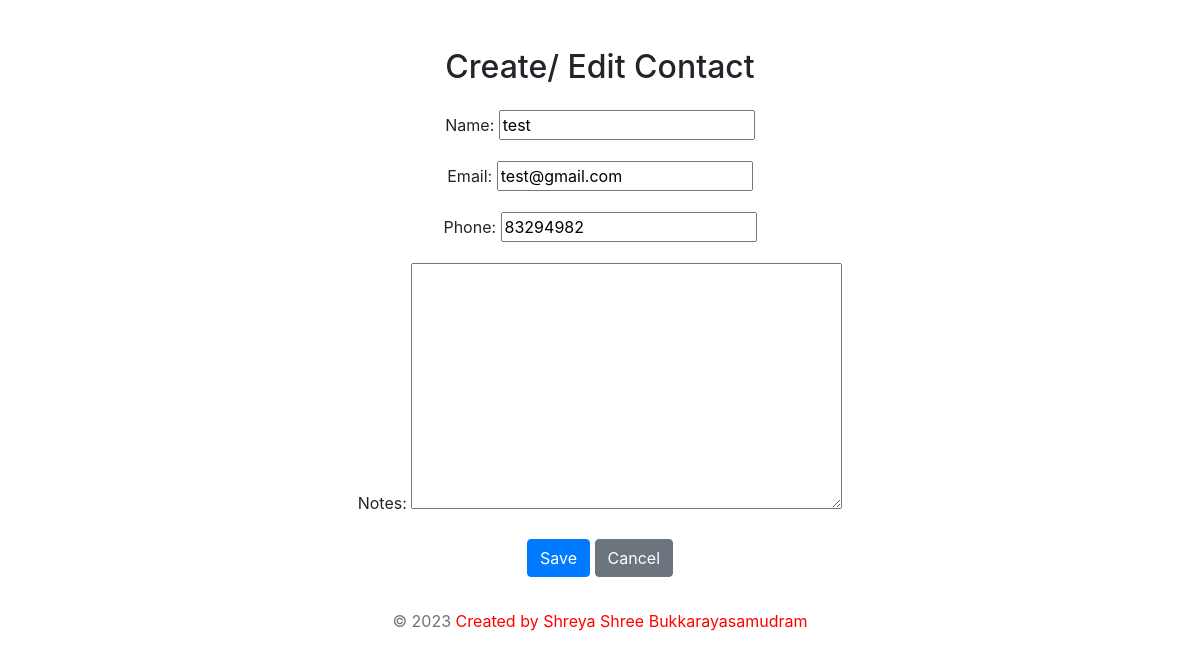
The page /contacts/contact/15/edit/ on the database its author committed.
### contacts/models.py (models this page shows, shortened)
class Contact(models.Model):
    name = models.CharField(max_length=100)
    email = models.EmailField()
    phone = models.CharField(max_length=20)
    address = models.TextField(blank=True, null=True)
    created_at = models.DateTimeField(auto_now_add=True)

### contacts/views.py (the view)
# urls.py: path('contact/<int:pk>/edit/', views.contact_update, name='contact_edit'),
def contact_update(request, pk):
    contact = get_object_or_404(Contact, pk=pk)
    if request.method == 'POST':
        form = ContactForm(request.POST, instance=contact)
        if form.is_valid():
            form.save()
            return redirect('contact_list')
    else:
        form = ContactForm(instance=contact)
    return render(request, 'contacts/contact_form.html', {'form': form})

### contacts/forms.py
class ContactForm(forms.ModelForm):
    class Meta:
        model = Contact
        fields = ['name', 'email', 'phone', 'address']
        labels = {
            'address': 'Notes',
        }

### contacts/templates/contacts/contact_form.html (shortened to what this page needs)
<!DOCTYPE html>
<html>
<head>
    <link href="https://stackpath.bootstrapcdn.com/bootstrap/4.3.1/css/bootstrap.min.css" rel="stylesheet">
</head>
<body>
    <div class="container">
        <div class="row justify-content-center">
            <div class="col-md-6">
                <h2 class="text-center mt-5">Create/ Edit Contact</h2>
                <form method="post" class="mt-4">
                    <div class="form-group text-center">
                        <label for="id_name">Name:</label>
                        {{ form.name }}
                    </div>
                    <div class="form-group text-center">
                        <label for="id_email">Email:</label>
                        {{ form.email }}
                    </div>
                    <div class="form-group text-center">
                        <label for="id_phone">Phone:</label>
                        {{ form.phone }}
                    </div>
                    <div class="form-group text-center">
                        <label for="id_address">Notes:</label>
                        {{ form.address }}
                    </div>
                    <div class="form-group text-center">
                        <button type="submit" class="btn btn-primary">Save</button>
                        <a href="{% url 'contact_list' %}" class="btn btn-secondary">Cancel</a>
                    </div>
                </form>
            </div>
        </div>
    </div>
    <footer class="footer mt-auto py-3">
      <div class="container text-center">
          <span class="text-muted">&copy; 2023 <span style="color: rgb(255, 0, 0);">Created by Shreya Shree Bukkarayasamudram</span></span>
      </div>
  </footer>
</body>
</html>

### rows shown on the page
Contact: name "test", email "test@gmail.com", phone "83294982"
